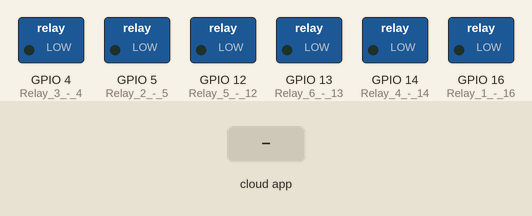
Recording of a sketch running on a simulated ESP8266 (NodeMCU). Shown: switched loads named in the sketch (green lamp = pin HIGH). The inputs (shaded band) are chosen by the test bench. WiFi joins after 1.5 s; servers stay silent unless stated; no MQTT or app messages arrive unless stated; what the sketch prints to the serial monitor is not drawn.

Above: at 2.7 s.
2.8 s: the phone or cloud app sets relay1 to ON
At 3.1 s:
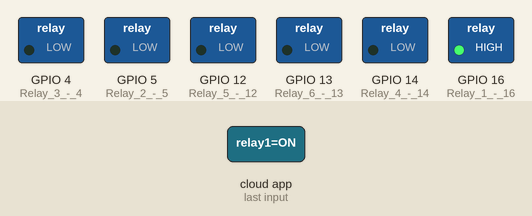
4.3 s: the phone or cloud app sets relay1 to OFF
At 5.6 s:
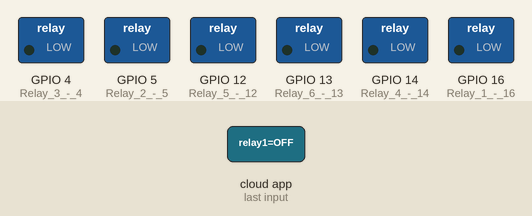
Timing chart, 0 to 7.3 s (numbered marks = the images above; inputs shaded):
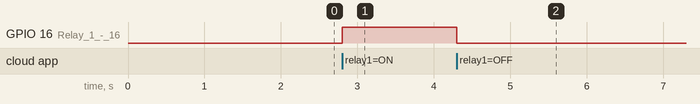

Measured:
- after the input at 2.8 s, GPIO 16 (Relay_1_-_16): LOW → HIGH at once
- after the input at 4.3 s, GPIO 16 (Relay_1_-_16): HIGH → LOW at once

The sketch:

SciExi2018-19_-_Steve_Nathan_de_Sa.ino
```cpp
//Home Automation Project - By Steve Nathan de Sa

#include <ESP8266WiFi.h>
#include "Adafruit_MQTT.h"
#include "Adafruit_MQTT_Client.h"

/************************* WiFi Access Point *********************************/

#define WLAN_SSID       "Pixel"
#define WLAN_PASS       "stevedesasnd7"

/************************* Adafruit.io Setup *********************************/

#define AIO_SERVER      "io.adafruit.com"
#define AIO_SERVERPORT  1883                   // use 8883 for SSL
#define AIO_USERNAME    "stevedesa"
#define AIO_KEY         "f92e4c1f207b49dd827a31af59a30514"

/************ Global State (you don't need to change this!) ******************/

// Create an ESP8266 WiFiClient class to connect to the MQTT server.
WiFiClient client;
// or... use WiFiFlientSecure for SSL
//WiFiClientSecure client;

// Setup the MQTT client class by passing in the WiFi client and MQTT server and login details.
Adafruit_MQTT_Client mqtt(&client, AIO_SERVER, AIO_SERVERPORT, AIO_USERNAME, AIO_KEY);

/****************************** Feeds ***************************************/

// Setup feeds for publishing.
//Adafruit_MQTT_Publish relay_X = Adafruit_MQTT_Publish(&mqtt, AIO_USERNAME "/feeds/relay_X");

// Setup a feed called 'relayx' for subscribing to changes.
Adafruit_MQTT_Subscribe relay1 = Adafruit_MQTT_Subscribe(&mqtt, AIO_USERNAME "/feeds/relay1");
Adafruit_MQTT_Subscribe relay2 = Adafruit_MQTT_Subscribe(&mqtt, AIO_USERNAME "/feeds/relay2");
Adafruit_MQTT_Subscribe relay3 = Adafruit_MQTT_Subscribe(&mqtt, AIO_USERNAME "/feeds/relay3");
Adafruit_MQTT_Subscribe relay4 = Adafruit_MQTT_Subscribe(&mqtt, AIO_USERNAME "/feeds/relay4");
Adafruit_MQTT_Subscribe relay5 = Adafruit_MQTT_Subscribe(&mqtt, AIO_USERNAME "/feeds/relay5");
Adafruit_MQTT_Subscribe relay6 = Adafruit_MQTT_Subscribe(&mqtt, AIO_USERNAME "/feeds/relay6");


/*************************** Sketch Code ************************************/

void MQTT_connect();

void setup() {
  Serial.begin(115200);
  delay(10);

  Serial.println("Home Automation Project - By Steve Nathan de Sa");

  // Connect to WiFi access point.
  Serial.println(); Serial.println();
  Serial.print("Connecting to ");
  Serial.println(WLAN_SSID);

  WiFi.begin(WLAN_SSID, WLAN_PASS);
  while (WiFi.status() != WL_CONNECTED) {
    delay(500);
    Serial.print(".");
  }
  Serial.println();

  Serial.println("WiFi connected");
  Serial.println("IP address: "); Serial.println(WiFi.localIP());

  // Setting up MQTT subscription for relay feeds.
  mqtt.subscribe(&relay1); //Relay 1
  mqtt.subscribe(&relay2); //Relay 2
  mqtt.subscribe(&relay3); //Relay 3
  mqtt.subscribe(&relay4); //Relay 4
  mqtt.subscribe(&relay5); //Relay 5
  mqtt.subscribe(&relay6); //Relay 6

  // Setting up relay pins
  pinMode(16, OUTPUT); //Relay 1 - 16
  pinMode(5, OUTPUT);  //Relay 2 - 5
  pinMode(4, OUTPUT);  //Relay 3 - 4
  pinMode(14, OUTPUT); //Relay 4 - 14
  pinMode(12, OUTPUT); //Relay 5 - 12
  pinMode(13, OUTPUT); //Relay 6 - 13
  digitalWrite(16, LOW);
  digitalWrite(15, LOW);
  digitalWrite(14, LOW);
  digitalWrite(13, LOW);
  digitalWrite(12, LOW);
  digitalWrite(11, LOW);
}


void loop() {
  MQTT_connect();

  //RELAY_1

  Adafruit_MQTT_Subscribe *subscription;
  while ((subscription = mqtt.readSubscription(5000)))
  {
    if (subscription == &relay1)
    {
      String last = (char *)relay1.lastread;
      Serial.println(last);

      if(last == "ON")
      {
        digitalWrite(16, HIGH);
      }
      else if(last == "OFF")
      {
        digitalWrite(16, LOW);
      }
    }
  }

  //RELAY_2

  {
    if (subscription == &relay2)
    {
      String last = (char *)relay2.lastread;
      Serial.println(last);

      if(last == "ON")
      {
        digitalWrite(15, HIGH);
      }
      else if(last == "OFF")
      {
        digitalWrite(15, LOW);
      }
    }
  }

  //RELAY_3

  {
    if (subscription == &relay3)
    {
      String last = (char *)relay3.lastread;
      Serial.println(last);

      if(last == "ON")
      {
        digitalWrite(14, HIGH);
      }
      else if(last == "OFF")
      {
        digitalWrite(14, LOW);
      }
    }
  }

  //RELAY_4

  {
    if (subscription == &relay4)
    {
      String last = (char *)relay4.lastread;
      Serial.println(last);

      if(last == "ON")
      {
        digitalWrite(13, HIGH);
      }
      else if(last == "OFF")
      {
        digitalWrite(13, LOW);
      }
    }
  }

   //RELAY_5

  {
    if (subscription == &relay5)
    {
      String last = (char *)relay5.lastread;
      Serial.println(last);

      if(last == "ON")
      {
        digitalWrite(12, HIGH);
      }
      else if(last == "OFF")
      {
        digitalWrite(12, LOW);
      }
    }
  }

  //RELAY_6

  {
    if (subscription == &relay6)
    {
      String last = (char *)relay6.lastread;
      Serial.println(last);

      if(last == "ON")
      {
        digitalWrite(11, HIGH);
      }
      else if(last == "OFF")
      {
        digitalWrite(11, LOW);
      }
    }
  }
}

// Function to connect and reconnect as necessary to the MQTT server.
// Should be called in the loop function and it will take care if connecting.
void MQTT_connect() {
  int8_t ret;

  // Stop if already connected.
  if (mqtt.connected()) {
    return;
  }

  Serial.print("Connecting to MQTT... ");

  uint8_t retries = 3;
  while ((ret = mqtt.connect()) != 0) { // connect will return 0 for connected
       Serial.println(mqtt.connectErrorString(ret));
       Serial.println("Retrying MQTT connection in 5 seconds...");
       mqtt.disconnect();
       delay(5000);  // wait 5 seconds
       retries--;
       if (retries == 0) {
         // basically die and wait for WDT to reset me
         while (1);
       }
  }
  Serial.println("MQTT Connected!");
}
```
